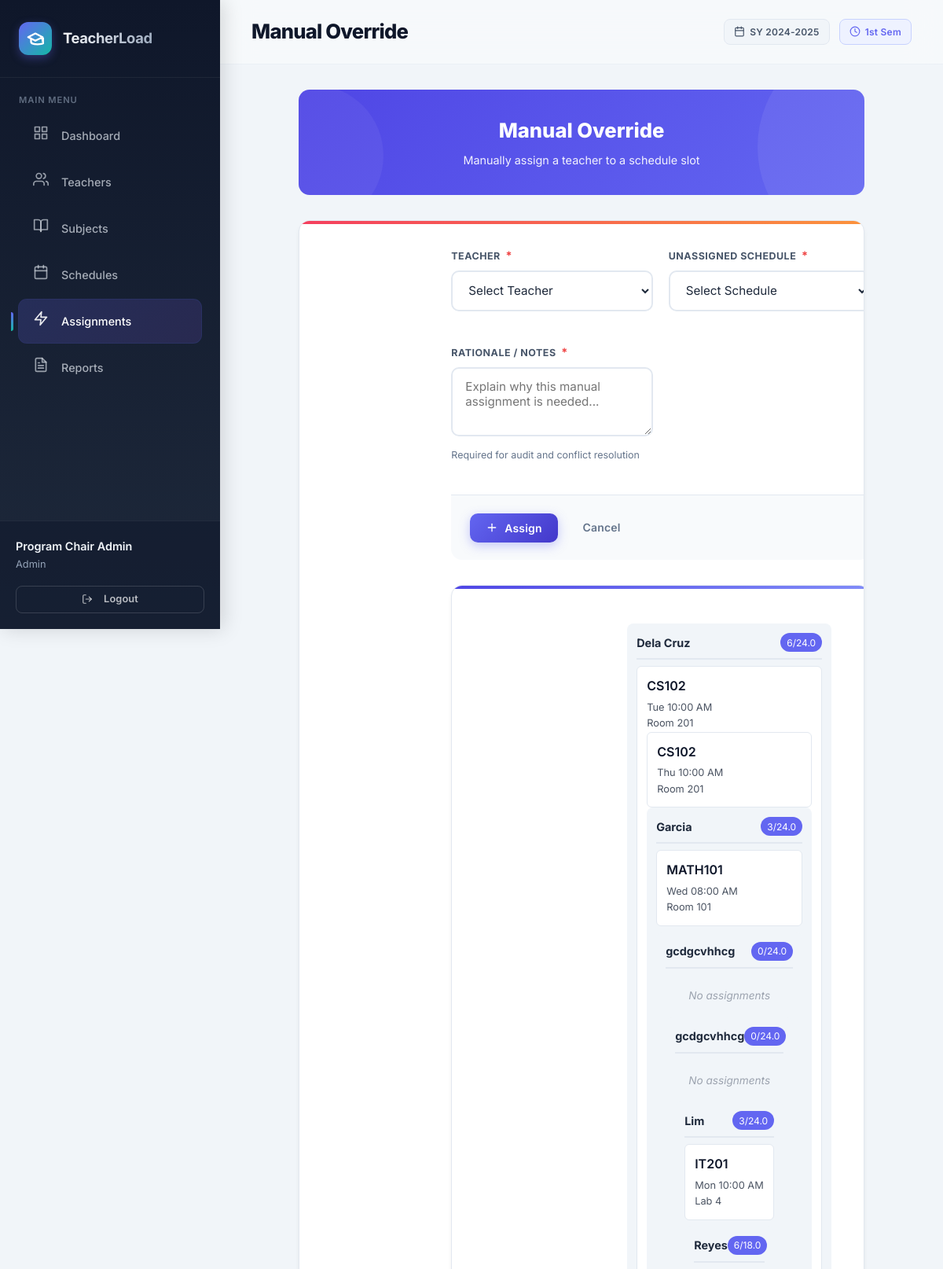
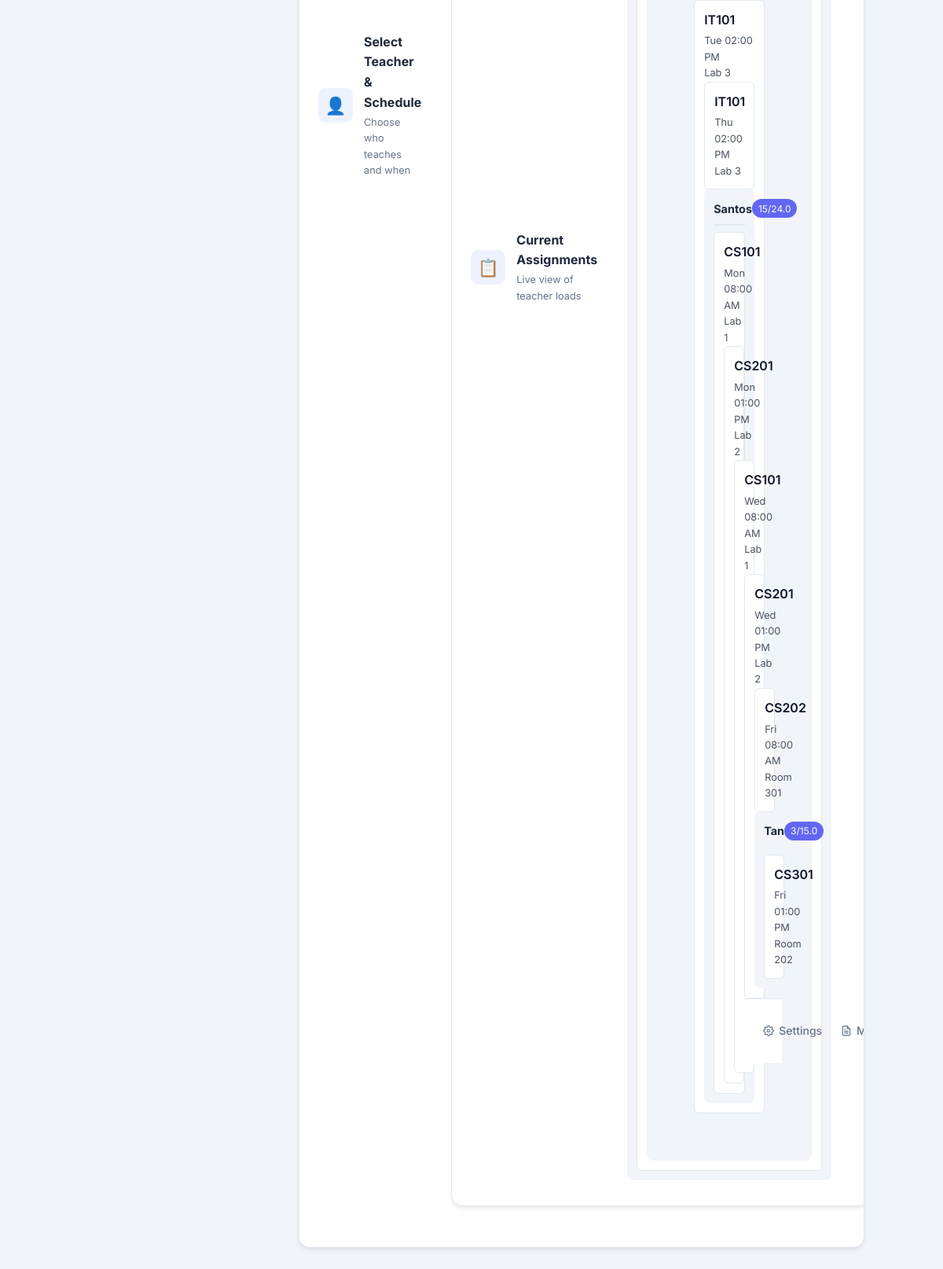
The page /modules/assignments/override.php (signed in) on the database its author committed (2 pictures, top to bottom).
### tables this page shows
CREATE TABLE `teachers` (
  `id` int(11) NOT NULL,
  `employee_id` varchar(20) NOT NULL,
  `first_name` varchar(50) NOT NULL,
  `last_name` varchar(50) NOT NULL,
  `email` varchar(100) DEFAULT NULL,
  `phone` varchar(20) DEFAULT NULL,
  `department` varchar(50) DEFAULT NULL,
  `max_units` decimal(4,1) DEFAULT 24.0,
  `min_units` decimal(4,1) DEFAULT 12.0,
  `employment_type` enum('full_time','part_time','contractual') DEFAULT 'full_time',
  `status` enum('active','inactive','on_leave') DEFAULT 'active',
  `created_at` timestamp NOT NULL DEFAULT current_timestamp(),
  `updated_at` timestamp NOT NULL DEFAULT current_timestamp() ON UPDATE current_timestamp()
);

CREATE TABLE `assignments` (
  `id` int(11) NOT NULL,
  `teacher_id` int(11) NOT NULL,
  `schedule_id` int(11) NOT NULL,
  `assigned_by` int(11) DEFAULT NULL,
  `assignment_type` enum('auto','manual') DEFAULT 'auto',
  `rationale` text DEFAULT NULL,
  `status` enum('active','removed','pending') DEFAULT 'pending',
  `created_at` timestamp NOT NULL DEFAULT current_timestamp(),
  `updated_at` timestamp NOT NULL DEFAULT current_timestamp() ON UPDATE current_timestamp()
);

CREATE TABLE `subjects` (
  `id` int(11) NOT NULL,
  `code` varchar(20) NOT NULL,
  `name` varchar(100) NOT NULL,
  `description` text DEFAULT NULL,
  `units` decimal(3,1) NOT NULL DEFAULT 3.0,
  `lecture_hours` decimal(4,1) DEFAULT 3.0,
  `lab_hours` decimal(4,1) DEFAULT 0.0,
  `department` varchar(50) DEFAULT NULL,
  `semester` enum('1st','2nd','summer') DEFAULT '1st',
  `year_level` int(11) DEFAULT 1,
  `is_active` tinyint(1) DEFAULT 1,
  `created_at` timestamp NOT NULL DEFAULT current_timestamp(),
  `updated_at` timestamp NOT NULL DEFAULT current_timestamp() ON UPDATE current_timestamp()
);

CREATE TABLE `schedules` (
  `id` int(11) NOT NULL,
  `subject_id` int(11) NOT NULL,
  `day_of_week` enum('Mon','Tue','Wed','Thu','Fri','Sat','Sun') NOT NULL,
  `start_time` time NOT NULL,
  `end_time` time NOT NULL,
  `room` varchar(50) DEFAULT NULL,
  `section` varchar(20) DEFAULT NULL,
  `school_year` varchar(20) DEFAULT NULL,
  `semester` enum('1st','2nd','summer') DEFAULT '1st',
  `is_active` tinyint(1) DEFAULT 1,
  `created_at` timestamp NOT NULL DEFAULT current_timestamp()
);

### config/database.php (called while the page is built, shortened)
<?php
class Database {
    private static ?PDO $instance = null;
    public static function getInstance(): PDO {
        if (self::$instance === null) {
            $host = 'localhost';
            $db   = 'teacher_load_system';
            $user = 'root';
            $pass = '';
            $charset = 'utf8mb4';
            $dsn = "mysql:host=$host;dbname=$db;charset=$charset";
            $options = [
                PDO::ATTR_ERRMODE            => PDO::ERRMODE_EXCEPTION,
                PDO::ATTR_DEFAULT_FETCH_MODE => PDO::FETCH_ASSOC,
                PDO::ATTR_EMULATE_PREPARES   => true,
            ];
            try {
                self::$instance = new PDO($dsn, $user, $pass, $options);
            } catch (\PDOException $e) {
                error_log("DB Connection failed: " . $e->getMessage());
                throw new \PDOException($e->getMessage(), (int)$e->getCode());
            }
        }
        return self::$instance;
    }
}

### models/Teacher.php (called while the page is built, shortened)
<?php
require_once __DIR__ . '/../config/database.php';
class Teacher {
    private PDO $db;
    public function __construct() {
        $this->db = Database::getInstance();
    }
    public function getAll(array $filters = [], int $page = 1, int $perPage = ITEMS_PER_PAGE): array {
        $where = ['1=1'];
        $params = [];
        if (!empty($filters['status'])) {
            $where[] = "status = :status";
            $params[':status'] = $filters['status'];
        }
        $whereSql = implode(' AND ', $where);
        $countStmt = $this->db->prepare("SELECT COUNT(*) FROM teachers WHERE $whereSql");
        $countStmt->execute($params);
        $total = (int)$countStmt->fetchColumn();
        $offset = ($page - 1) * $perPage;
        $stmt = $this->db->prepare("SELECT * FROM teachers WHERE $whereSql ORDER BY last_name, first_name LIMIT :limit OFFSET :offset");
        foreach ($params as $k => $v) {
            $stmt->bindValue($k, $v);
        }
        $stmt->bindValue(':limit', $perPage, PDO::PARAM_INT);
        $stmt->bindValue(':offset', $offset, PDO::PARAM_INT);
        $stmt->execute();
        $teachers = $stmt->fetchAll();
        foreach ($teachers as &$t) {
            $t['expertise'] = $this->getExpertise($t['id']);
            $t['availability'] = $this->getAvailability($t['id']);
            $t['current_load'] = $this->getCurrentLoad($t['id']);
        }
        return [
            'data' => $teachers,
            'total' => $total,
            'page' => $page,
            'perPage' => $perPage,
            'totalPages' => (int)ceil($total / $perPage)
        ];
    }
    public function getExpertise(int $teacherId): array {
        $stmt = $this->db->prepare("SELECT * FROM teacher_expertise WHERE teacher_id = ? ORDER BY proficiency_level, subject_area");
        $stmt->execute([$teacherId]);
        return $stmt->fetchAll();
    }
    public function getAvailability(int $teacherId): array {
        $stmt = $this->db->prepare("SELECT * FROM teacher_availability WHERE teacher_id = ? ORDER BY FIELD(day_of_week,'Mon','Tue','Wed','Thu','Fri','Sat','Sun'), start_time");
        $stmt->execute([$teacherId]);
        return $stmt->fetchAll();
    }
    public function getCurrentLoad(int $teacherId): float {
        $stmt = $this->db->prepare("
            SELECT COALESCE(SUM(s.units), 0) as total
            FROM assignments a
            JOIN schedules sch ON a.schedule_id = sch.id
            JOIN subjects s ON sch.subject_id = s.id
            WHERE a.teacher_id = ? AND a.status = 'active'
        ");
        $stmt->execute([$teacherId]);
        return (float)$stmt->fetchColumn();
    }
}

### includes/functions.php (called while the page is built, shortened)
<?php
function sanitize($input) {
    return htmlspecialchars(strip_tags(trim($input)), ENT_QUOTES, 'UTF-8');
}

### models/Assignment.php (called while the page is built, shortened)
<?php
require_once __DIR__ . '/../config/database.php';
class Assignment {
    private PDO $db;
    public function __construct() {
        $this->db = Database::getInstance();
    }
    public function getTeacherAssignments(int $teacherId): array {
        $stmt = $this->db->prepare("
            SELECT a.*, sub.code, sub.name, sub.units, sch.day_of_week, sch.start_time, sch.end_time, sch.room
            FROM assignments a
            JOIN schedules sch ON a.schedule_id = sch.id
            JOIN subjects sub ON sch.subject_id = sub.id
            WHERE a.teacher_id = ? AND a.status = 'active'
            ORDER BY sch.day_of_week, sch.start_time
        ");
        $stmt->execute([$teacherId]);
        return $stmt->fetchAll();
    }
}

### modules/assignments/override.php (the view, shortened to what this page needs)
<?php
require_once __DIR__ . '/../../includes/functions.php';
require_once __DIR__ . '/../../models/Assignment.php';
require_once __DIR__ . '/../../models/Teacher.php';
$assignment = new Assignment();
$teacherModel = new Teacher();
$teachers = $teacherModel->getAll(['status' => 'active'], 1, 999)['data'] ?? [];
require __DIR__ . '/../../includes/header.php';
?>
<div class="form-page">
    <div class="form-page-header">
        <h2>Manual Override</h2>
        <p>Manually assign a teacher to a schedule slot</p>
    </div>
    <form method="POST" id="override-form">
        <div class="premium-card">
            <div class="card-top rose"></div>
            <div class="card-head">
                <div class="head-icon">👤</div>
                <div class="head-text">
                    <h4>Select Teacher & Schedule</h4>
                    <p>Choose who teaches and when</p>
                </div>
            <div class="card-body">
                <div class="premium-row">
                    <div class="premium-group">
                        <label for="teacher_id">Teacher <span class="req">*</span></label>
                        <select id="teacher_id" name="teacher_id" required>
                            <option value="">Select Teacher</option>
                        </select>
                    </div>
                    <div class="premium-group">
                        <label for="schedule_id">Unassigned Schedule <span class="req">*</span></label>
                        <select id="schedule_id" name="schedule_id" required>
                            <option value="">Select Schedule</option>
                        </select>
                    </div>
                <div class="premium-group">
                    <label for="rationale">Rationale / Notes <span class="req">*</span></label>
                    <textarea id="rationale" name="rationale" rows="3" required placeholder="Explain why this manual assignment is needed..."><?= htmlspecialchars($_POST['rationale'] ?? '') ?></textarea>
                    <small>Required for audit and conflict resolution</small>
                </div>
        </div>
        <div class="premium-actions">
            <button type="submit" class="btn btn-primary">
                <svg width="16" height="16" viewBox="0 0 24 24" fill="none" stroke="currentColor" stroke-width="2" stroke-linecap="round" stroke-linejoin="round"><line x1="12" y1="5" x2="12" y2="19"/><line x1="5" y1="12" x2="19" y2="12"/></svg>
                Assign
            </button>
            <a href="index.php" class="btn btn-ghost">Cancel</a>
        </div>
    </form>
    <div class="premium-card" style="margin-top:2rem;">
        <div class="card-top indigo"></div>
        <div class="card-head">
            <div class="head-icon">📋</div>
            <div class="head-text">
                <h4>Current Assignments</h4>
                <p>Live view of teacher loads</p>
            </div>
        <div class="card-body">
            <div id="assignment-board" class="assignment-board">
                <?php foreach ($teachers as $t):
                    $teacherAssignments = $assignment->getTeacherAssignments($t['id']);
                ?>
                    <div class="assignment-column">
                        <div class="column-header">
                            <strong><?= sanitize($t['last_name']) ?></strong>
                            <span class="load-badge"><?= $t['current_load'] ?>/<?= $t['max_units'] ?></span>
                        </div>
                        <div class="column-items">
                            <?php foreach ($teacherAssignments as $ta): ?>
                                <div class="assignment-card">
                                    <div class="card-subject"><?= sanitize($ta['code']) ?></div>
                                    <div class="card-time"><?= sanitize($ta['day_of_week']) ?> <?= date('h:i A', strtotime($ta['start_time'])) ?></div>
                                    <div class="card-room"><?= sanitize($ta['room'] ?? '-') ?></div>
                            <?php endforeach; ?>
                            <?php if (empty($teacherAssignments)): ?>
                                <div class="empty-slot">No assignments</div>
                            <?php endif; ?>
                        </div>
                <?php endforeach; ?>
            </div>
    </div>
<?php require __DIR__ . '/../../includes/footer.php'; ?>

### assets/css/main.css (style rules this page uses)
:root { --primary-50:#eef2ff;--primary-100:#e0e7ff;--primary-200:#c7d2fe;--primary-300:#a5b4fc;--primary-400:#818cf8;--primary-500:#6366f1;--primary-600:#4f46e5;--primary-700:#4338ca;--primary-800:#3730a3;--primary-900:#312e81;--accent-500:#14b8a6;--accent-600:#0d9488;--slate-50:#f8fafc;--slate-100:#f1f5f9;--slate-200:#e2e8f0;--slate-300:#cbd5e1;--slate-400:#94a3b8;--slate-500:#64748b;--slate-600:#475569;--slate-700:#334155;--slate-800:#1e293b;--slate-900:#0f172a;--success:#10b981;--success-light:#d1fae5;--warning:#f59e0b;--warning-light:#fef3c7;--danger:#ef4444;--danger-light:#fee2e2;--info:#0ea5e9;--info-light:#e0f2fe;--bg-body:#f1f5f9;--bg-card:#fff;--bg-sidebar:#0f172a;--bg-sidebar-hover:rgba(255,255,255,0.06);--bg-sidebar-active:rgba(99,102,241,0.18);--border-light:#e2e8f0;--border-medium:#cbd5e1;--shadow-sm:0 1px 2px 0 rgb(0 0 0 / 0.05);--shadow-md:0 4px 6px -1px rgb(0 0 0 / 0.07),0 2px 4px -2px rgb(0 0 0 / 0.05);--shadow-lg:0 10px 15px -3px rgb(0 0 0 / 0.08),0 4px 6px -4px rgb(0 0 0 / 0.04);--shadow-glow:0 0 0 3px rgba(99,102,241,0.15);--font-sans:'Inter',-apple-system,BlinkMacSystemFont,'Segoe UI',Roboto,sans-serif;--radius-sm:8px;--radius-md:10px;--radius-lg:14px;--radius-xl:20px;--primary:var(--primary-500);--primary-dark:var(--primary-700);--accent:var(--accent-500);--gray-50:var(--slate-50);--gray-100:var(--slate-100);--gray-300:var(--slate-300);--gray-400:var(--slate-400);--gray-500:var(--slate-500);--gray-600:var(--slate-600);--gray-700:var(--slate-700);--gray-800:var(--slate-800);--gray-900:var(--slate-900);--surface:#fff;--border:var(--slate-200);--bg-primary:var(--slate-100) }
* { box-sizing:border-box;margin:0;padding:0 }
html { scroll-behavior:smooth }
body { font-family:var(--font-sans);background:var(--bg-body);color:var(--slate-800);line-height:1.6;-webkit-font-smoothing:antialiased }
.btn { padding:0.65rem 1.25rem;border:2px solid transparent;border-radius:var(--radius-md);font-size:0.875rem;font-family:var(--font-sans);font-weight:600;cursor:pointer;transition:all 0.2s;text-decoration:none;display:inline-flex;align-items:center;justify-content:center;gap:0.4rem;white-space:nowrap }
.btn-primary { background:#fff;color:#000;border-color:var(--primary-500) }
.btn-ghost { background:transparent;color:#000;border-color:transparent }
.card-body { padding:1.5rem }

### assets/css/components.css (style rules this page uses)
.btn { padding: 0.625rem 1.25rem; border: none; border-radius: 10px; font-size: 0.875rem; font-weight: 600; cursor: pointer; transition: all 0.2s cubic-bezier(0.4, 0, 0.2, 1); text-decoration: none; display: inline-flex; align-items: center; justify-content: center; gap: 0.5rem; letter-spacing: 0.01em; position: relative; overflow: hidden; }
.btn::after { content: ''; position: absolute; inset: 0; background: linear-gradient(180deg, rgba(255,255,255,0.15) 0%, transparent 100%); opacity: 0; transition: opacity 0.2s; }
.btn-primary { background: linear-gradient(135deg, var(--primary) 0%, var(--primary-dark) 100%); color: white; box-shadow: 0 4px 14px rgba(99,102,241,0.35); }
.btn-ghost { background: transparent; color: var(--gray-500); }

### assets/css/assignments.css (style rules this page uses)
.assignment-board { display: grid; grid-template-columns: repeat(auto-fill, minmax(260px, 1fr)); gap: 1rem; margin-top: 1rem; }
.assignment-column { background: var(--gray-100); border-radius: 8px; padding: 0.75rem; min-height: 200px; }
.column-header { display: flex; justify-content: space-between; align-items: center; padding-bottom: 0.5rem; margin-bottom: 0.5rem; border-bottom: 2px solid var(--border); font-size: 0.9rem; }
.load-badge { background: var(--primary); color: white; padding: 0.15rem 0.5rem; border-radius: 12px; font-size: 0.75rem; }
.column-items { display: flex; flex-direction: column; gap: 0.5rem; }
.assignment-card { background: white; border: 1px solid var(--border); border-radius: 6px; padding: 0.75rem; box-shadow: var(--shadow); }
.card-subject { font-weight: 600; color: var(--gray-900); margin-bottom: 0.25rem; }
.card-time, .card-room { font-size: 0.8rem; color: var(--gray-800); opacity: 0.8; }
.empty-slot { text-align: center; color: #9ca3af; font-size: 0.85rem; padding: 1rem; font-style: italic; }

### rows shown on the page
teachers: last_name "Dela Cruz", current_load "6", max_units "24.0"
assignments: subjects.code "CS102", schedule.day_of_week "Tue", schedule.start_time "10:00 AM", schedule.room "Room 201"
assignments: subjects.code "CS102", schedule.day_of_week "Thu", schedule.start_time "10:00 AM", schedule.room "Room 201"
teachers: last_name "Garcia", current_load "3", max_units "24.0"
assignments: subjects.code "MATH101", schedule.day_of_week "Wed", schedule.start_time "08:00 AM", schedule.room "Room 101"
teachers: last_name "gcdgcvhhcg", current_load "0", max_units "24.0", shows "No assignments"
teachers: last_name "gcdgcvhhcg", current_load "0", max_units "24.0", shows "No assignments"
teachers: last_name "Lim", current_load "3", max_units "24.0"
assignments: subjects.code "IT201", schedule.day_of_week "Mon", schedule.start_time "10:00 AM", schedule.room "Lab 4"
teachers: last_name "Reyes", current_load "6", max_units "18.0"
assignments: subjects.code "IT101", schedule.day_of_week "Tue", schedule.start_time "02:00 PM", schedule.room "Lab 3"
assignments: subjects.code "IT101", schedule.day_of_week "Thu", schedule.start_time "02:00 PM", schedule.room "Lab 3"
teachers: last_name "Santos", current_load "15", max_units "24.0"
assignments: subjects.code "CS101", schedule.day_of_week "Mon", schedule.start_time "08:00 AM", schedule.room "Lab 1"
assignments: subjects.code "CS201", schedule.day_of_week "Mon", schedule.start_time "01:00 PM", schedule.room "Lab 2"
assignments: subjects.code "CS101", schedule.day_of_week "Wed", schedule.start_time "08:00 AM", schedule.room "Lab 1"
assignments: subjects.code "CS201", schedule.day_of_week "Wed", schedule.start_time "01:00 PM", schedule.room "Lab 2"
assignments: subjects.code "CS202", schedule.day_of_week "Fri", schedule.start_time "08:00 AM", schedule.room "Room 301"
teachers: last_name "Tan", current_load "3", max_units "15.0"
assignments: subjects.code "CS301", schedule.day_of_week "Fri", schedule.start_time "01:00 PM", schedule.room "Room 202"

### other values the page prints
$item['label'] "Dashboard"
$item['label'] "Teachers"
$item['label'] "Subjects"
$item['label'] "Schedules"
$item['label'] "Assignments"
$item['label'] "Reports"
$_SESSION['user_data']['full_name'] "Program Chair Admin"
$_SESSION['user_data']['role'] "Admin"
$pageTitle "Manual Override"
$_SESSION['current_school_year'] "2024-2025"
$_SESSION['current_semester'] "1st"
